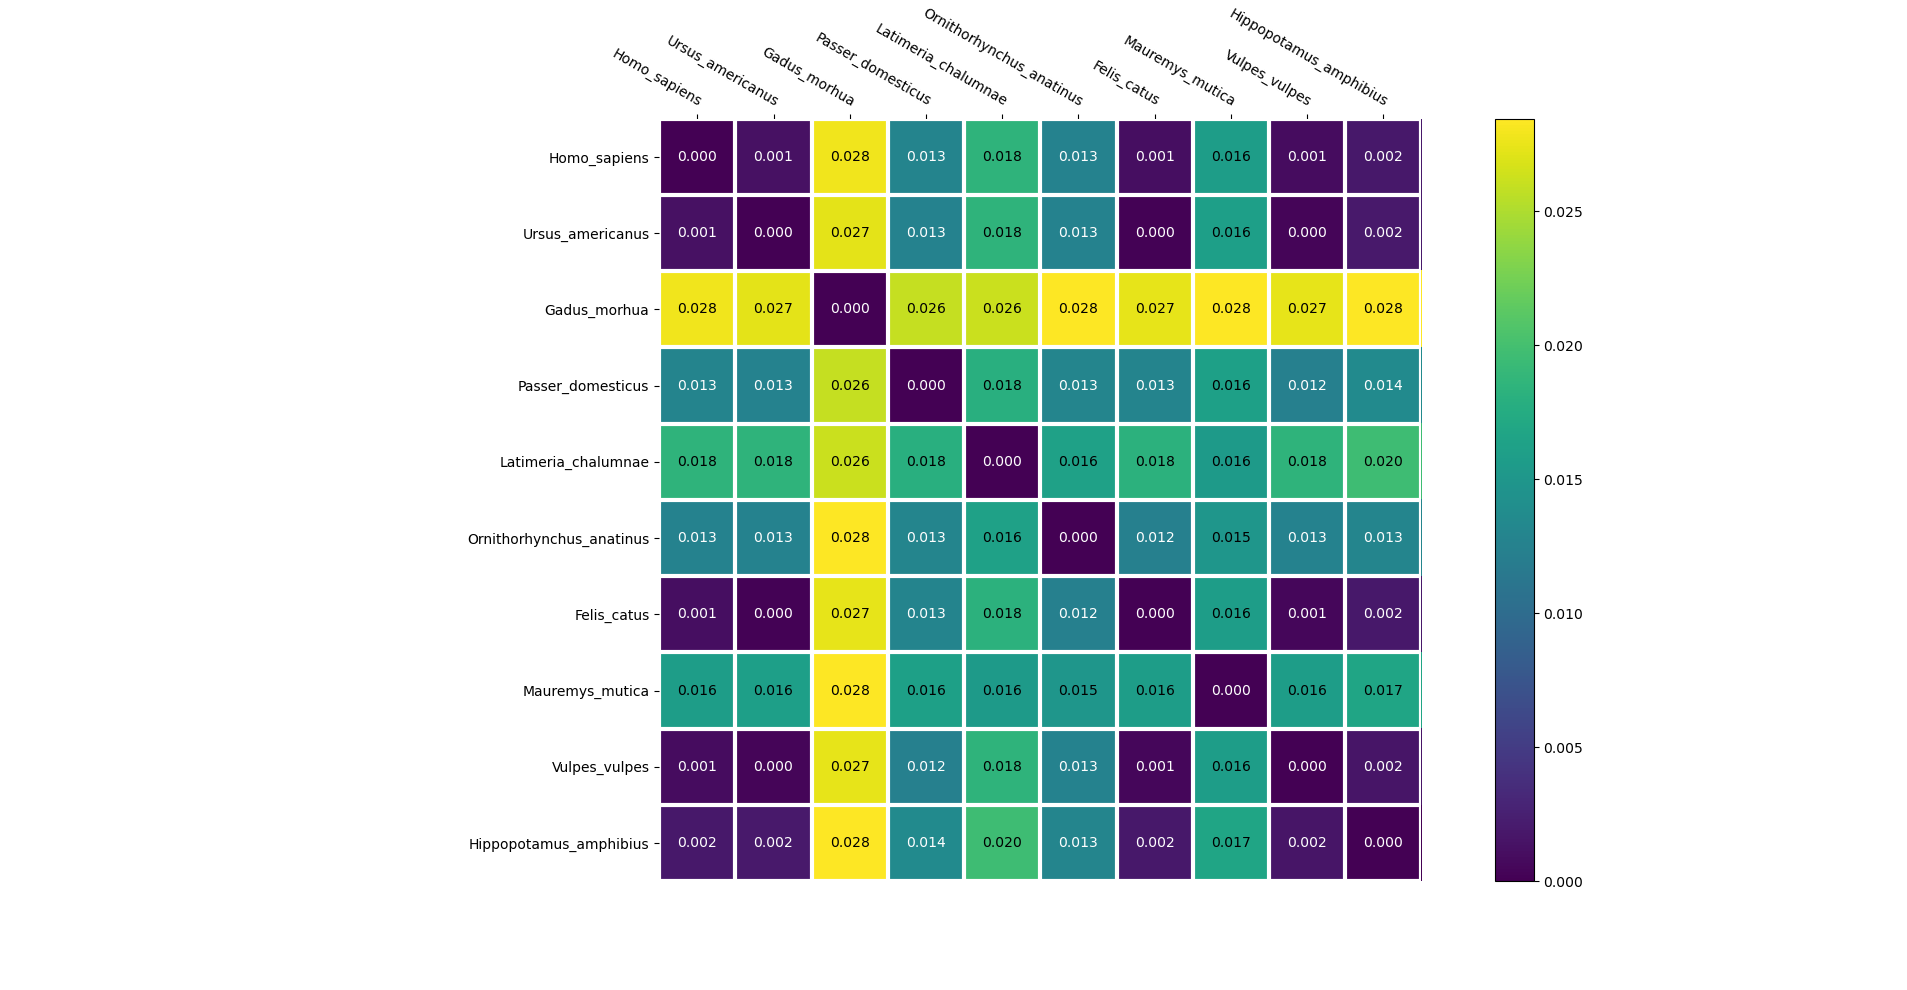

Python code for this plot:
from os import PathLike, path
import sys
from typing import overload
import numpy as np
from numpy.random import choice, rand, uniform
from numpy.typing import NDArray
import matplotlib.pyplot as plt
import matplotlib
from tqdm import tqdm

from Bio.SeqIO.FastaIO import SimpleFastaParser

# https://matplotlib.org/stable/gallery/images_contours_and_fields/image_annotated_heatmap.html
def heatmap(data, row_labels, col_labels, ax=None,
            cbar_kw=None, cbarlabel="", **kwargs):
    """
    Create a heatmap from a numpy array and two lists of labels.

    Parameters
    ----------
    data
        A 2D numpy array of shape (M, N).
    row_labels
        A list or array of length M with the labels for the rows.
    col_labels
        A list or array of length N with the labels for the columns.
    ax
        A `matplotlib.axes.Axes` instance to which the heatmap is plotted.  If
        not provided, use current Axes or create a new one.  Optional.
    cbar_kw
        A dictionary with arguments to `matplotlib.Figure.colorbar`.  Optional.
    cbarlabel
        The label for the colorbar.  Optional.
    **kwargs
        All other arguments are forwarded to `imshow`.
    """

    if ax is None:
        ax = plt.gca()

    if cbar_kw is None:
        cbar_kw = {}

    # Plot the heatmap
    im = ax.imshow(data, **kwargs)

    # Create colorbar
    cbar = ax.figure.colorbar(im, ax=ax, **cbar_kw)
    cbar.ax.set_ylabel(cbarlabel, rotation=-90, va="bottom")

    # Show all ticks and label them with the respective list entries.
    ax.set_xticks(range(data.shape[1]), labels=col_labels,
                  rotation=-30, ha="right", rotation_mode="anchor")
    ax.set_yticks(range(data.shape[0]), labels=row_labels)

    # Let the horizontal axes labeling appear on top.
    ax.tick_params(top=True, bottom=False,
                   labeltop=True, labelbottom=False)

    # Turn spines off and create white grid.
    ax.spines[:].set_visible(False)

    ax.set_xticks(np.arange(data.shape[1]+1)-.5, minor=True)
    ax.set_yticks(np.arange(data.shape[0]+1)-.5, minor=True)
    ax.grid(which="minor", color="w", linestyle='-', linewidth=3)
    ax.tick_params(which="minor", bottom=False, left=False)

    return im, cbar

# https://matplotlib.org/stable/gallery/images_contours_and_fields/image_annotated_heatmap.html
def annotate_heatmap(im, data: NDArray | None=None, valfmt="{x:.2f}",
                     textcolors=("black", "white"),
                     threshold=None, **textkw):
    """
    A function to annotate a heatmap.

    Parameters
    ----------
    im
        The AxesImage to be labeled.
    data
        Data used to annotate.  If None, the image's data is used.  Optional.
    valfmt
        The format of the annotations inside the heatmap.  This should either
        use the string format method, e.g. "$ {x:.2f}", or be a
        `matplotlib.ticker.Formatter`.  Optional.
    textcolors
        A pair of colors.  The first is used for values below a threshold,
        the second for those above.  Optional.
    threshold
        Value in data units according to which the colors from textcolors are
        applied.  If None (the default) uses the middle of the colormap as
        separation.  Optional.
    **kwargs
        All other arguments are forwarded to each call to `text` used to create
        the text labels.
    """

    if not isinstance(data, (list, np.ndarray)):
        data: NDArray = im.get_array()

    # Normalize the threshold to the images color range.
    if threshold is not None:
        threshold = im.norm(threshold)
    else:
        threshold = im.norm(np.max(data))/2.

    # Set default alignment to center, but allow it to be
    # overwritten by textkw.
    kw = dict(horizontalalignment="center",
              verticalalignment="center")
    kw.update(textkw)

    # Get the formatter in case a string is supplied
    if isinstance(valfmt, str):
        valfmt = matplotlib.ticker.StrMethodFormatter(valfmt)

    # Loop over the data and create a `Text` for each "pixel".
    # Change the text's color depending on the data.
    texts = []
    for i in range(data.shape[0]):
        for j in range(data.shape[1]):
            kw.update(color=textcolors[int(im.norm(data[i, j]) < threshold)])
            text = im.axes.text(j, i, valfmt(data[i, j], None), **kw)
            texts.append(text)

    return texts


class MLE:
    def __init__(self, a: float) -> None:
        self.a = a

    def _decompose(self, a: NDArray, b: NDArray):
        assert a.size == b.size

        I = np.minimum(a != '-', b != '-')
        a = a[I]
        b = b[I]

        matches = a == b
        n_matching = np.count_nonzero(matches)
        n_non_matching = a.size - n_matching

        return n_matching, n_non_matching

    @overload
    def pJC(self, a: NDArray, b: NDArray, t: float) -> float: ...
    @overload
    def pJC(self, a: NDArray, b: NDArray, t: NDArray) -> NDArray: ...
    def pJC(self, a: NDArray, b: NDArray, t: float | NDArray) -> float | NDArray:
        n_matching, n_non_matching = self._decompose(a, b)

        e = np.exp(-4 * self.a * t)

        return (0.25 + 0.75 * e)**n_matching * (0.25 - 0.25 * e)**n_non_matching

    def optT(self, a: NDArray, b: NDArray):
        n, m = self._decompose(a, b)

        if 3 * n > m:
            return np.log(3 * (n + m) / (3 * n - m)) / (4 * self.a)
        else:
            print(f"CSA\t[A] {a}\n\n[B] {b}")
            sim = lambda t1, t2: abs(t1 - t2) 
            score = lambda t: self.pJC(a, b, t) / t
            rounds = 50
            bank_size = 50
            n_seed = 10
            x = uniform(0, 5, bank_size)

            bank: dict[float, float] = {(t := float(x[i])): float(score(t)) for i in range(x.size)}
            d_avg = sum(sim(t1, t2) for t1 in bank for t2 in bank) / len(bank) ** 2
            d_cut = d_avg / 2

            for r in range(rounds):
                scores = sorted(bank.items(), key=lambda p: p[1], reverse=True)
                d_cut = max(d_avg / 5, d_cut * 0.98 ** r)
                for t1, _ in scores[n_seed:]:
                    t2s = list(choice(list(bank.keys()), 5))
                    for t2 in t2s:
                        p = rand()
                        t3 = float(p * t1 + (1 - p) * t2)
                        news = [t3, t3 + 1]

                        for t3 in news: 
                            t3_score = float(score(t3))
                            worst, worst_score = scores[-1]

                            if t3_score < worst_score:
                                continue

                            closest, _ = scores[0]
                            min_dist = sim(t3, closest)

                            for t in bank:
                                d = sim(t3, t)
                                if d <= min_dist:
                                    min_dist = d
                                    closest = t

                            if min_dist < d_cut: 
                                if t3_score > bank[closest]:
                                    index_of_closest = scores.index((closest, bank[closest]))
                                    del bank[closest]
                                    bank[t3] = t3_score
                                    scores[index_of_closest] = (t3, t3_score)
                            else:
                                scores[-1] = (t3, t3_score)
                                del bank[worst] 
                                bank[t3] = t3_score

                                scores = sorted(scores, key=lambda p: p[0], reverse=True)
                        
            t = max(bank.keys(), key=lambda t: bank[t])
            return t

    def simmatrix(self, filename: PathLike | str) -> tuple[list[str], NDArray]:
        labels: list[str] = []
        sequences: list[NDArray] = []
        with open(filename) as f:
            for label, seq in SimpleFastaParser(f):
                labels.append(label)
                sequences.append(np.array(list(seq)))

        n = len(sequences)
        M = np.zeros((n, n))
        pairs = [
            ((i, seq_i), (j, seq_j)) 
            for i, seq_i in enumerate(sequences) 
            for j, seq_j in enumerate(sequences) 
            if i <= j
        ]
        for (i, seq_i), (j, seq_j) in tqdm(pairs):
            M[i, j] = M[j, i] = self.optT(seq_i, seq_j)

        return labels, M

        

if __name__ == "__main__":
    f = lambda x: np.array(list(x))
    a = f("ACCATAACGA-TGCATCGGA-GACACAAACACGGGGAAACGAGA")
    b = f("ACCAT--CGC-TCCTTAGGAG---ACAATCTCTGGGAACAGGA-")
    
    mle = MLE(1)

    labels, M = mle.simmatrix(sys.argv[1])    
    im, cbar = heatmap(M, labels, labels)
    annotate_heatmap(im, valfmt='{x:.03f}')
    matplotlib.rcParams['figure.figsize'] = (10, 10)
    plt.savefig("mle.png", dpi=400)
    plt.show()

